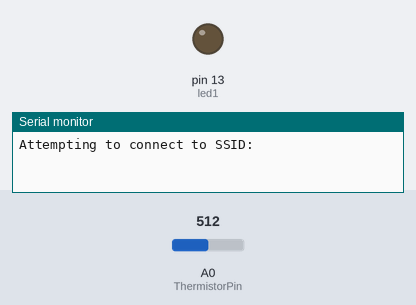
Bench run of a sketch on a simulated Arduino Uno WiFi Rev2. Shown: output pins drawn as LEDs (lit = HIGH), the last lines printed to the serial monitor. Inputs (shaded band) come from the test bench; at power-on: A0 (ThermistorPin) = 512. WiFi joins after 1.5 s; servers stay silent unless stated; not simulated (calls return 0 or success): secrets.h.

Above: at 0.1 s.
At 7.6 s:
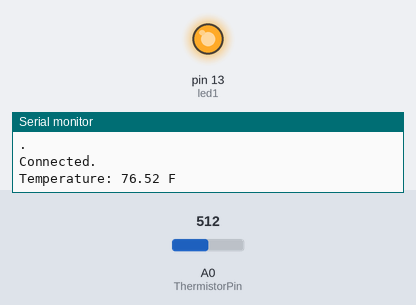
Timing chart, 0 to 9.1 s (numbered marks = the images above):
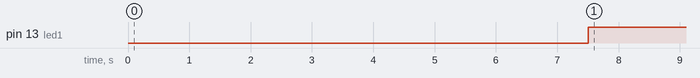

Measured:
- by itself, pin 13 (led1): LOW → HIGH at 7.5 s

The sketch:

ThingSpeakTempTest.ino
```cpp
#include <WiFiNINA.h>
#include <ThingSpeak.h>
#include "secrets.h"
/*
 * Thermistor Code from: https://www.circuitbasics.com/arduino-thermistor-temperature-sensor-tutorial/
  WriteSingleField

  Description: Writes a value to a channel on ThingSpeak every 20 seconds.

  Hardware: Arduino Uno WiFi Rev2

  !!! IMPORTANT - Modify the secrets.h file for this project with your network connection and ThingSpeak channel details. !!!

  Note:
  - Requires WiFiNINA library.
  - This example is written for a network using WPA encryption. For WEP or WPA, change the WiFi.begin() call accordingly.

  ThingSpeak ( https://www.thingspeak.com ) is an analytic IoT platform service that allows you to aggregate, visualize, and
  analyze live data streams in the cloud. Visit https://www.thingspeak.com to sign up for a free account and create a channel.

  Documentation for the ThingSpeak Communication Library for Arduino is in the README.md folder where the library was installed.
  See https://www.mathworks.com/help/thingspeak/index.html for the full ThingSpeak documentation.

  For licensing information, see the accompanying license file.

  Copyright 2018, The MathWorks, Inc.
*/
int led1 = 13; //LED
int ThermistorPin = 0; //thermistor pin in A0
int Vo; //voltage output
float R1 = 10000; //resistor value
float logR2, R2, T; //T = temperature reading, R2 = Thermistor Resistance
float c1 = 1.009249522e-03, c2 = 2.378405444e-04, c3 = 2.019202697e-07;

char ssid[] = SECRET_SSID;    //  your network SSID (name)
char pass[] = SECRET_PASS;   // your network password
int keyIndex = 0;            // your network key Index number (needed only for WEP)
WiFiClient  client;

unsigned long myChannelNumber = SECRET_CH_ID;
const char* myWriteAPIKey = SECRET_WRITE_APIKEY;

//int photocell = 0;

void setup() {
  Serial.begin(9600);
  pinMode(led1, OUTPUT); //setup LED

  // check for the WiFi module:
  if (WiFi.status() == WL_NO_MODULE) {
    Serial.println("Communication with WiFi module failed!");
    // don't continue
    while (true);
  }

  String fv = WiFi.firmwareVersion();
  if (fv < WIFI_FIRMWARE_LATEST_VERSION) {
    Serial.println("Please upgrade the firmware");
  }

  ThingSpeak.begin(client);  //Initialize ThingSpeak
}

void loop() {

  // Connect or reconnect to WiFi
  if(WiFi.status() != WL_CONNECTED){
    Serial.print("Attempting to connect to SSID: ");
    Serial.println(SECRET_SSID);
    while(WiFi.status() != WL_CONNECTED){
      WiFi.begin(ssid, pass); // Connect to WPA/WPA2 network. Change this line if using open or WEP network
      Serial.print(".");
      delay(5000);
    }
    Serial.println("\nConnected.");
  }
// converting that reading to voltage, for 3.3v arduino use 3.3
  Vo = analogRead(ThermistorPin);
  R2 = R1 * (1023.0 / (float)Vo - 1.0);
  logR2 = log(R2);
  T = (1.0 / (c1 + c2*logR2 + c3*logR2*logR2*logR2));
  T = T - 273.15;
  T = (T * 9.0)/ 5.0 + 32.0; //converts to Fahrenheit

  Serial.print("Temperature: ");
  Serial.print(T);
  Serial.println(" F");

 delay(1000);                                     //waiting a second

  // Write to ThingSpeak. There are up to 8 fields in a channel, allowing you to store up to 8 different
  // pieces of information in a channel.  Here, we write to field 1.
  if(T >= 72) { //only send data for temp above a number so it's clear that the user has squeezed the thermistor with their fingers
    digitalWrite(13, HIGH); //turn on LED
    int x = ThingSpeak.writeField(myChannelNumber, 1, T, myWriteAPIKey); //send data to ThingSpeak
  if(x == 200){
    Serial.println("Channel update successful.");
  }
  else{
    Serial.println("Problem updating channel. HTTP error code " + String(x));
  }

  //photocell = analogRead(0);

  delay(20000); // Wait 20 seconds to update the channel again
  } else { //if below, turn off LED and don't do any WiFi stuff
    digitalWrite(led1, LOW);
  }

}
```
